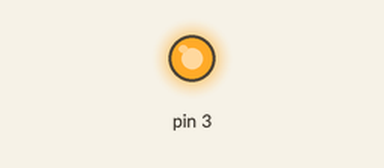
Recording of a sketch running on a simulated Arduino Uno, built with avr-gcc and run on an emulated ATmega328P. Parts: output pins drawn as LEDs (lit = HIGH).

Above: at 0.1 s.
Timing chart, 0 to 1.6 s (numbered marks = the images above):
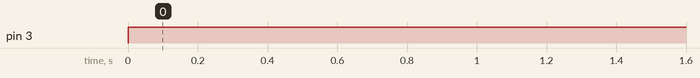

The sketch:

analog_output.ino
```cpp
// Basic analog output for use with LEDs, buzzers, etc.

// Analog output will always be a range of numbers between 0~255
// Only the digital pins with a ~ next to them can be used for analog output.

void setup(){
  // Analog output does not use pinMode()!
}

void loop(){
  analogWrite(3, 255); // The 3 refers to digital pin 3. An LED will appear to be half as bright as usual.
}
```

Measured:
- by itself, pin 3: LOW → HIGH at 0.00 s
